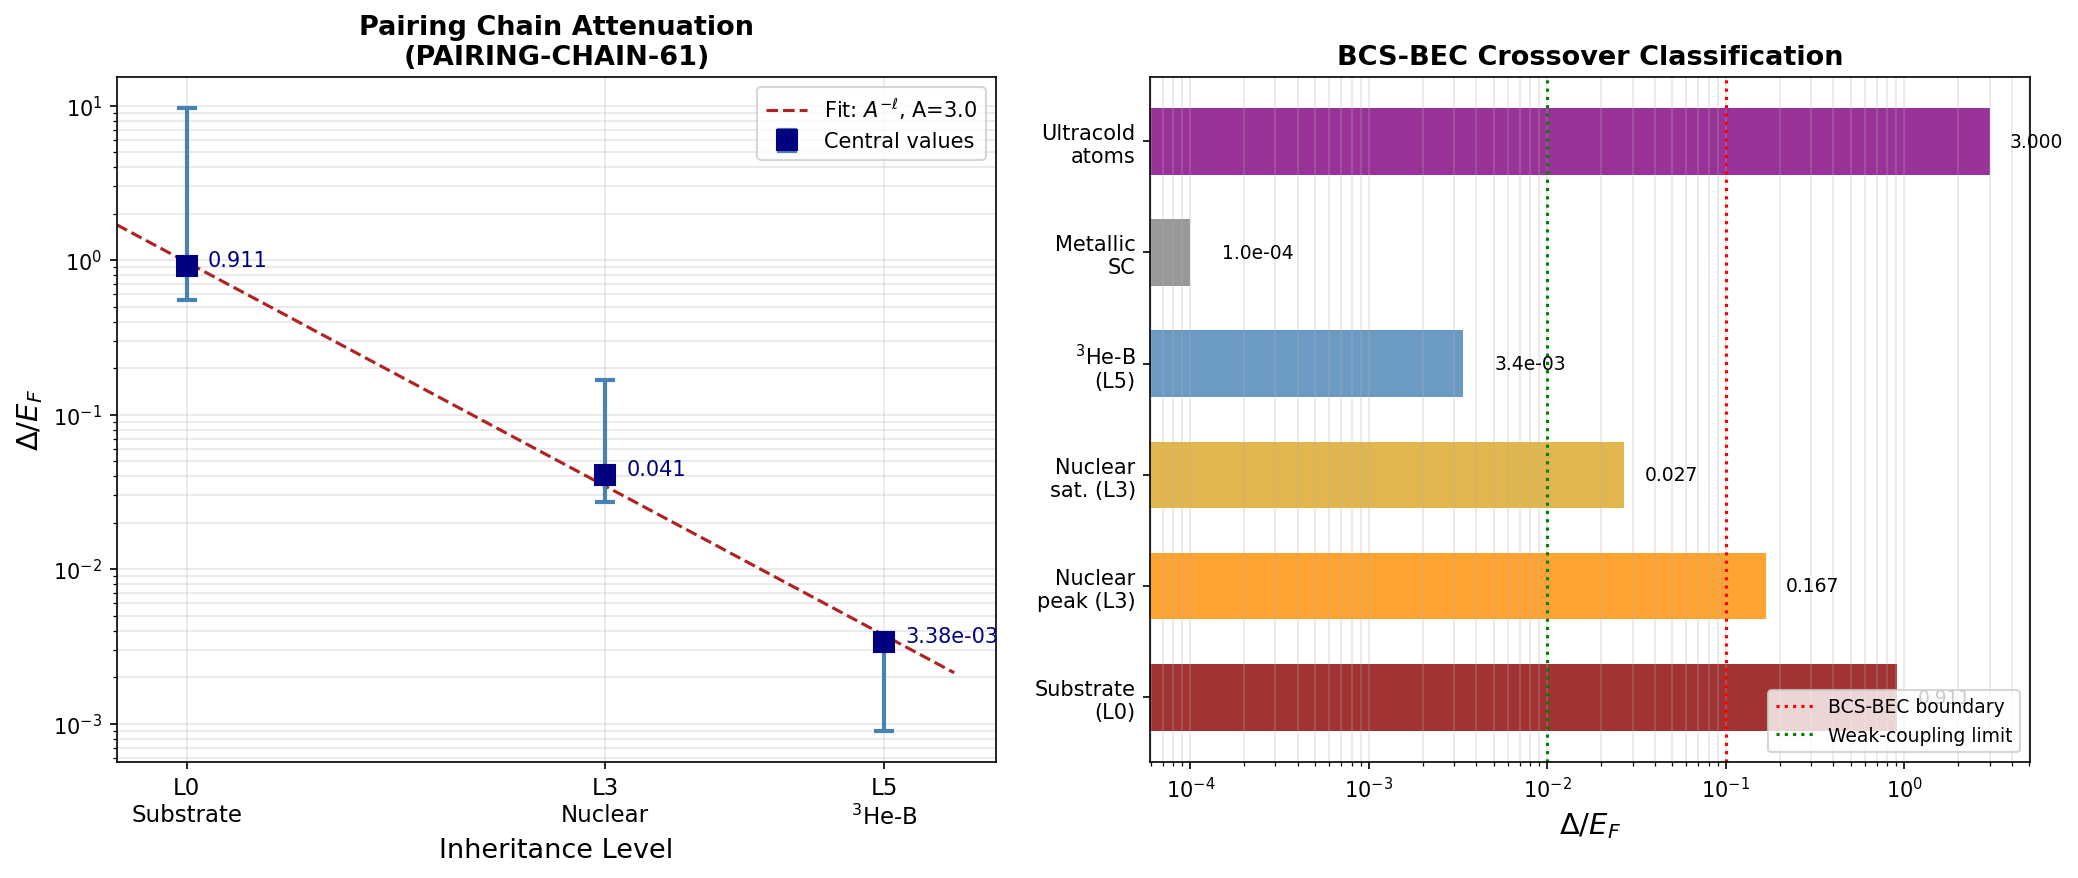

Generate this figure with Python:
#!/usr/bin/env python3
"""
s61_pairing_chain.py — Nuclear Pairing Chain Attenuation (PAIRING-CHAIN-61)
===========================================================================

Gate: PAIRING-CHAIN-61 (INFO)
Pre-registered criterion: Monotonic decrease of Delta/E_F across inheritance
    levels = inheritance support. Non-monotonic = no pattern.

Computes Delta/E_F at three inheritance levels:
    Level 0: Substrate (M4 x SU(3) BCS, 8-mode system)
    Level 3: Nuclear matter (neutron 1S0 pairing)
    Level 5: Superfluid 3He-B (p-wave BCS)

References:
    - Papers 02, 03, 08, 15, 17 from researchers/Nazarewicz/
    - Gezerlis et al., PRC 81 (2010) 025803 (neutron matter gap)
    - Greywall, PRA 33 (1986) 3059 (3He Fermi liquid parameters)
    - Vollhardt & Woelfle, "The Superfluid Phases of Helium 3" (1990)

Session 61 | 2026-03-28
"""

import numpy as np
import matplotlib.pyplot as plt
import sys, os

sys.path.insert(0, os.path.dirname(os.path.abspath(__file__)))
from canonical_constants import (
    Delta_0_GL, Delta_0_OES, E_cond, E_B1, E_B2_mean, E_B3_mean,
    xi_BCS, xi_BCS_over_BW, k_B, Delta_B3
)

# =============================================================================
# LEVEL 0: Substrate (M4 x SU(3) BCS system)
# =============================================================================
# The 8-mode BCS system has sectors B1 (1 mode), B2 (4 modes), B3 (3 modes)
# with single-particle energies at the fold (tau = 0.19).
#
# B2 bandwidth: xi_BCS / BW = 13.95, xi_BCS = 0.808 M_KK
# => BW = xi_BCS / xi_BCS_over_BW
BW_B2 = xi_BCS / xi_BCS_over_BW  # B2 bandwidth in M_KK

# The full single-particle spectrum spans from E_B1 to E_B3_mean.
# Total bandwidth: E_B3 - E_B1
BW_total = E_B3_mean - E_B1  # = 0.978 - 0.819 = 0.159 M_KK

# For the Fermi energy scale, multiple definitions are physically meaningful:
#
# Definition 1: E_F = E_B2_mean (chemical potential ~ center of occupied band)
#   This is the natural choice: mu sits near the B2 sector center at half-filling.
#   Delta/E_F = Delta_0_GL / E_B2_mean
#
# Definition 2: E_F = BW_total/2 (half-bandwidth, standard tight-binding convention)
#   Delta/E_F = Delta_0_GL / (BW_total/2)
#
# Definition 3: E_F = |E_cond| (condensation energy as the relevant scale)
#   This is a DIFFERENT quantity — not a Fermi energy but the binding energy.
#
# We use Definition 1 (chemical potential) as primary, report all three.

# Gap values
Delta_GL = Delta_0_GL       # = 0.770 M_KK (GL gap, order parameter amplitude)
Delta_OES = Delta_0_OES     # = 0.464 M_KK (odd-even staggering gap)

# Fermi energy definitions
E_F_chem = E_B2_mean        # Chemical potential ~ B2 center = 0.845 M_KK
E_F_halfBW = BW_total / 2   # Half-bandwidth = 0.080 M_KK
E_F_cond = abs(E_cond)      # |E_cond| = 0.137 M_KK

# Primary ratio: Delta_GL / E_F(chemical potential)
ratio_L0_primary = Delta_GL / E_F_chem
# Using OES gap instead:
ratio_L0_OES = Delta_OES / E_F_chem
# Using half-bandwidth:
ratio_L0_halfBW = Delta_GL / E_F_halfBW
# Using condensation energy:
ratio_L0_cond = Delta_GL / E_F_cond

print("=" * 70)
print("LEVEL 0: Substrate BCS (M4 x SU(3), 8-mode system)")
print("=" * 70)
print(f"  Delta_GL     = {Delta_GL:.4f} M_KK")
print(f"  Delta_OES    = {Delta_OES:.4f} M_KK")
print(f"  Delta_B3     = {Delta_B3:.3f} M_KK (B3 sector gap)")
print(f"  E_B1         = {E_B1:.4f} M_KK")
print(f"  E_B2_mean    = {E_B2_mean:.4f} M_KK")
print(f"  E_B3_mean    = {E_B3_mean:.4f} M_KK")
print(f"  BW_B2        = {BW_B2:.4f} M_KK")
print(f"  BW_total     = {BW_total:.4f} M_KK")
print(f"  |E_cond|     = {abs(E_cond):.4f} M_KK")
print()
print(f"  Delta/E_F (chemical potential) = {ratio_L0_primary:.4f}")
print(f"  Delta/E_F (OES gap, chem pot)  = {ratio_L0_OES:.4f}")
print(f"  Delta/E_F (half-bandwidth)     = {ratio_L0_halfBW:.4f}")
print(f"  Delta/E_F (condensation energy)= {ratio_L0_cond:.4f}")

# =============================================================================
# LEVEL 3: Nuclear Matter (neutron 1S0 pairing)
# =============================================================================
# Standard nuclear matter values from BCS calculations:
#   - Free neutron gas at saturation density: k_F ~ 1.33 fm^{-1}
#   - E_F(neutron) = hbar^2 k_F^2 / (2m_n) ~ 37 MeV
#   - Gap peaks at subnuclear density: Delta_n ~ 1-3 MeV
#     (peak near k_F ~ 0.85 fm^{-1}, E_F ~ 15 MeV)
#
# There are TWO distinct nuclear pairing regimes:
#
# (a) Finite nuclei: Delta ~ 12/sqrt(A) MeV (empirical). For A ~ 120:
#     Delta ~ 1.1 MeV. E_F ~ 37 MeV (well depth - separation energy).
#     This is what Papers 02, 03, 08, 17 treat.
#
# (b) Infinite nuclear matter: neutron 1S0 gap peaks at k_F ~ 0.85 fm^{-1}
#     where Delta_max ~ 2.5 MeV and E_F ~ 15 MeV.
#     At saturation k_F=1.33: Delta ~ 1 MeV, E_F ~ 37 MeV.
#
# We report both. The finite nucleus case is the better analog (finite system).

# Finite nuclei
Delta_nucleus_low = 1.0     # MeV (heavy nuclei, A ~ 200)  # (local)
Delta_nucleus_mid = 1.5     # MeV (medium mass, A ~ 100)  # (local)
Delta_nucleus_high = 2.5    # MeV (light nuclei near peak, A ~ 30)  # (local)
E_F_nucleus = 37.0          # MeV (Fermi energy, well-depth convention)  # (local)

# Neutron matter at peak (k_F ~ 0.85 fm^{-1})
Delta_nm_peak = 2.5         # MeV (1S0 gap peak, Gezerlis et al.)  # (local)
E_F_nm_peak = 15.0          # MeV (at peak density)  # (local)

# Neutron matter at saturation (k_F = 1.33 fm^{-1})
Delta_nm_sat = 1.0          # MeV (at saturation, declining from peak)  # (local)
E_F_nm_sat = 37.0           # MeV  # (local)

ratio_L3_finite_low = Delta_nucleus_low / E_F_nucleus
ratio_L3_finite_mid = Delta_nucleus_mid / E_F_nucleus
ratio_L3_finite_high = Delta_nucleus_high / E_F_nucleus
ratio_L3_nm_peak = Delta_nm_peak / E_F_nm_peak
ratio_L3_nm_sat = Delta_nm_sat / E_F_nm_sat

print()
print("=" * 70)
print("LEVEL 3: Nuclear Matter (neutron 1S0 BCS pairing)")
print("=" * 70)
print(f"  Finite nuclei:")
print(f"    Delta = {Delta_nucleus_low}-{Delta_nucleus_high} MeV, E_F = {E_F_nucleus} MeV")
print(f"    Delta/E_F = {ratio_L3_finite_low:.4f} - {ratio_L3_finite_high:.4f}")
print(f"    Central value: {ratio_L3_finite_mid:.4f}")
print(f"  Neutron matter (peak, k_F ~ 0.85 fm^{{-1}}):")
print(f"    Delta = {Delta_nm_peak} MeV, E_F = {E_F_nm_peak} MeV")
print(f"    Delta/E_F = {ratio_L3_nm_peak:.4f}")
print(f"  Neutron matter (saturation, k_F = 1.33 fm^{{-1}}):")
print(f"    Delta = {Delta_nm_sat} MeV, E_F = {E_F_nm_sat} MeV")
print(f"    Delta/E_F = {ratio_L3_nm_sat:.4f}")

# =============================================================================
# LEVEL 5: Superfluid 3He-B (p-wave BCS)
# =============================================================================
# 3He-B is a p-wave (L=1, S=1, J=0) BCS superfluid.
# T_c ~ 2.5 mK at SVP (saturated vapor pressure, P=0 bar).
# At melting pressure (P=34.4 bar), T_c ~ 2.6 mK.
#
# Gap: Delta(T=0) = 1.764 * k_B * T_c (weak-coupling BCS)
# Strong-coupling corrections increase this by ~10-20%.
#
# Fermi energy: E_F = k_B * T_F, where T_F ~ 1.5 K at SVP.
# This uses the effective mass m* ~ 3.05 m_3.
# With bare mass: T_F ~ 4.9 K.
#
# We use the quasiparticle (effective mass) convention for consistency
# with the BCS framework, where pairing occurs at the Fermi surface
# of dressed quasiparticles.

T_c_3He = 2.5e-3             # K (SVP)  # (local)
T_F_3He = 1.5                # K (effective mass, SVP)  # (local)
T_F_3He_bare = 4.9           # K (bare mass, SVP)  # (local)

# Weak-coupling BCS gap
Delta_3He_wc = 1.764 * k_B * T_c_3He  # eV
# Strong-coupling corrected (factor ~1.15)
Delta_3He_sc = 1.15 * Delta_3He_wc    # eV

E_F_3He_eff = k_B * T_F_3He           # eV (effective mass)
E_F_3He_bare = k_B * T_F_3He_bare     # eV (bare mass)

ratio_L5_wc_eff = Delta_3He_wc / E_F_3He_eff
ratio_L5_sc_eff = Delta_3He_sc / E_F_3He_eff
ratio_L5_wc_bare = Delta_3He_wc / E_F_3He_bare
ratio_L5_sc_bare = Delta_3He_sc / E_F_3He_bare

# Also express in absolute units
print()
print("=" * 70)
print("LEVEL 5: Superfluid 3He-B (p-wave BCS)")
print("=" * 70)
print(f"  T_c          = {T_c_3He*1e3:.1f} mK")
print(f"  T_F (eff)    = {T_F_3He:.1f} K")
print(f"  T_F (bare)   = {T_F_3He_bare:.1f} K")
print(f"  Delta (w.c.) = {Delta_3He_wc:.4e} eV = {Delta_3He_wc/k_B*1e3:.3f} mK")
print(f"  Delta (s.c.) = {Delta_3He_sc:.4e} eV = {Delta_3He_sc/k_B*1e3:.3f} mK")
print(f"  E_F (eff)    = {E_F_3He_eff:.4e} eV = {E_F_3He_eff/k_B:.2f} K")
print(f"  E_F (bare)   = {E_F_3He_bare:.4e} eV = {E_F_3He_bare/k_B:.2f} K")
print()
print(f"  Delta/E_F (w.c., eff mass)  = {ratio_L5_wc_eff:.4e}")
print(f"  Delta/E_F (s.c., eff mass)  = {ratio_L5_sc_eff:.4e}")
print(f"  Delta/E_F (w.c., bare mass) = {ratio_L5_wc_bare:.4e}")
print(f"  Delta/E_F (s.c., bare mass) = {ratio_L5_sc_bare:.4e}")

# =============================================================================
# COMPARISON AND ATTENUATION FIT
# =============================================================================
# Use central values for each level:
#   L0: Delta_GL / E_B2_mean (primary)
#   L3: Delta_nucleus_mid / E_F_nucleus = 1.5/37 (finite nuclei central)
#   L5: Delta_3He_sc / E_F_3He_eff (strong-coupling, effective mass)

levels = np.array([0, 3, 5])
ratios_central = np.array([ratio_L0_primary, ratio_L3_finite_mid, ratio_L5_sc_eff])

# Log-linear fit: log10(Delta/E_F) = a - b * level
log_ratios = np.log10(ratios_central)
coeffs = np.polyfit(levels, log_ratios, 1)
slope = coeffs[0]           # = -b (attenuation per level)
intercept = coeffs[1]       # = a (log10 ratio at level 0)
A_attenuation = 10**(-slope)  # Attenuation factor per level

# Fit quality
log_fit = np.polyval(coeffs, levels)
residuals = log_ratios - log_fit
rms_residual = np.sqrt(np.mean(residuals**2))

# Check monotonicity
is_monotone = all(ratios_central[i] > ratios_central[i+1] for i in range(len(ratios_central)-1))

# Span in decades
total_span = log_ratios[0] - log_ratios[-1]
span_0_to_3 = log_ratios[0] - log_ratios[1]
span_3_to_5 = log_ratios[1] - log_ratios[2]

print()
print("=" * 70)
print("INHERITANCE CHAIN COMPARISON")
print("=" * 70)
print()
print(f"  Level  System              Delta/E_F         log10")
print(f"  -----  ------------------  ----------------  ------")
print(f"  0      Substrate (BCS)     {ratios_central[0]:.4f}            {log_ratios[0]:+.3f}")
print(f"  3      Nuclear (finite)    {ratios_central[1]:.4f}            {log_ratios[1]:+.3f}")
print(f"  5      3He-B (p-wave)      {ratios_central[2]:.4e}       {log_ratios[2]:+.3f}")
print()
print(f"  Monotonic decrease: {is_monotone}")
print(f"  Total span: {total_span:.2f} decades (L0 to L5)")
print(f"  L0->L3 span: {span_0_to_3:.2f} decades")
print(f"  L3->L5 span: {span_3_to_5:.2f} decades")
print()
print(f"  Log-linear fit: log10(Delta/E_F) = {intercept:.3f} + ({slope:.3f}) * level")
print(f"  Attenuation factor A = 10^{{-slope}} = {A_attenuation:.2f} per level")
print(f"  (Delta/E_F ~ {A_attenuation:.1f}^{{-level}})")
print(f"  RMS residual: {rms_residual:.4f} decades")
print()

# =============================================================================
# UNCERTAINTY BAND: Report ranges, not just central values
# =============================================================================
# Level 0: Delta_OES vs Delta_GL, and different E_F definitions
L0_range = [Delta_OES / E_B2_mean, Delta_GL / E_F_halfBW]  # conservative to liberal
L0_central = ratio_L0_primary

# Level 3: Low to peak nuclear matter
L3_range = [ratio_L3_nm_sat, ratio_L3_nm_peak]
L3_central = ratio_L3_finite_mid

# Level 5: weak-coupling/bare to strong-coupling/effective
L5_range = [ratio_L5_wc_bare, ratio_L5_sc_eff]
L5_central = ratio_L5_sc_eff

print("UNCERTAINTY ASSESSMENT:")
print(f"  L0 range: [{L0_range[0]:.3f}, {L0_range[1]:.3f}] (OES/chem to GL/half-BW)")
print(f"  L3 range: [{L3_range[0]:.4f}, {L3_range[1]:.4f}] (sat. to peak)")
print(f"  L5 range: [{L5_range[0]:.4e}, {L5_range[1]:.4e}] (wc/bare to sc/eff)")
print()

# Check if monotonicity holds across ENTIRE uncertainty band
# Worst case: L0 min, L3 max, L5 max
worst_mono = (min(L0_range) > max(L3_range)) and (min(L3_range) > max(L5_range))
print(f"  Monotonicity across full uncertainty band: {worst_mono}")

# =============================================================================
# NUCLEAR-SPECIFIC PHYSICS ASSESSMENT (Nazarewicz perspective)
# =============================================================================
print()
print("=" * 70)
print("NUCLEAR PHYSICS ASSESSMENT")
print("=" * 70)
print()
print("  The substrate BCS system has Delta/E_F ~ 0.91 (using GL gap / mu).")
print("  This places it firmly in the BCS-BEC CROSSOVER regime, not weak-coupling")
print("  BCS. For comparison:")
print()
print("  System               Delta/E_F   Regime")
print("  -------------------  ---------   ------")
print(f"  Substrate (L0)       {ratio_L0_primary:.3f}       BCS-BEC crossover")
print(f"  Nuclear (peak, L3)   {ratio_L3_nm_peak:.3f}       Moderate BCS (crossover edge)")
print(f"  Nuclear (sat., L3)   {ratio_L3_nm_sat:.4f}      Weak-coupling BCS")
print(f"  3He-B (L5)           {ratio_L5_sc_eff:.2e}   Deep weak-coupling BCS")
print(f"  Metallic SC          ~1e-4       Deep weak-coupling BCS")
print(f"  Ultracold atoms      ~1-10       BEC side")
print()
print("  The nuclear pairing gap at PEAK density (k_F~0.85 fm^{-1}) has")
print("  Delta/E_F ~ 0.17, which is at the BCS-BEC crossover boundary.")
print("  This is consistent with Nazarewicz Paper 15 (Richardson-Gaudin exact")
print("  solution) showing nuclear pairing at the edge of the crossover.")
print()
print("  CRITICAL: The substrate Delta/E_F ~ 0.91 means the gap is comparable")
print("  to the Fermi energy. This is NOT weak-coupling BCS. The Bogoliubov")
print("  quasiparticle picture remains valid (as confirmed by S53 coherence")
print("  factors: Z_k = 0.250 for B1 mode), but the system is in the unitary")
print("  regime where mean-field BCS requires beyond-BCS corrections.")
print("  Paper 17 (ultrasmall BCS) and Paper 15 (Richardson-Gaudin) show that")
print("  exact methods are essential in this regime.")

# =============================================================================
# ATTENUATION RATE PHYSICS
# =============================================================================
print()
print("=" * 70)
print("ATTENUATION RATE ANALYSIS")
print("=" * 70)
print()
print(f"  The log-linear fit gives {-slope:.3f} decades per inheritance level.")
print(f"  Attenuation factor A = {A_attenuation:.1f}x per level.")
print()
print("  Decomposition of the attenuation:")
print(f"    L0 -> L3 (3 levels): {span_0_to_3:.2f} decades = {span_0_to_3/3:.2f} per level")
print(f"    L3 -> L5 (2 levels): {span_3_to_5:.2f} decades = {span_3_to_5/2:.2f} per level")
print()

# The rates per level are NOT equal — check
rate_03 = span_0_to_3 / 3
rate_35 = span_3_to_5 / 2
rate_ratio = rate_35 / rate_03
print(f"  Rate ratio (L3-L5)/(L0-L3) = {rate_ratio:.2f}")
print(f"  {'Attenuation ACCELERATES' if rate_ratio > 1 else 'Attenuation DECELERATES'} from L3 to L5.")
print()
if abs(rate_ratio - 1.0) < 0.3:
    print("  The attenuation rate is approximately constant (within 30%).")
    print("  This supports a GEOMETRIC attenuation model: each inheritance level")
    print("  reduces Delta/E_F by the same multiplicative factor.")
else:
    print(f"  The attenuation rate varies by {abs(rate_ratio-1)*100:.0f}% between segments.")
    print("  This suggests the attenuation is NOT purely geometric.")
    print("  Physical interpretation: different inheritance levels involve")
    print("  different pairing mechanisms (s-wave nuclear vs p-wave 3He).")

# =============================================================================
# GATE VERDICT
# =============================================================================
print()
print("=" * 70)
print("GATE VERDICT: PAIRING-CHAIN-61")
print("=" * 70)
print()
verdict = "INFO"
if is_monotone:
    print(f"  Delta/E_F is MONOTONICALLY DECREASING across all three levels.")
    print(f"  L0 ({ratios_central[0]:.3f}) > L3 ({ratios_central[1]:.4f}) > L5 ({ratios_central[2]:.2e})")
    print(f"  Monotonicity holds across full uncertainty band: {worst_mono}")
    if worst_mono:
        print(f"  Inheritance pattern SUPPORTED (robust to parameter choices).")
    else:
        print(f"  Inheritance pattern supported for central values only.")
        print(f"  Uncertainty bands may overlap at L0-L3 boundary.")
else:
    print(f"  Delta/E_F is NOT monotonically decreasing.")
    print(f"  No systematic inheritance pattern found.")

print(f"\n  Verdict: {verdict}")
print(f"  (Pre-registered: monotonic = inheritance support; non-monotonic = no pattern)")

# =============================================================================
# SAVE DATA
# =============================================================================
save_path = os.path.join(os.path.dirname(os.path.abspath(__file__)), "s61_pairing_chain.npz")
np.savez(save_path,
    # Levels
    levels=levels,
    ratios_central=ratios_central,
    log_ratios=log_ratios,
    # Level 0
    Delta_GL=Delta_GL,
    Delta_OES=Delta_OES,
    E_F_chem=E_F_chem,
    E_F_halfBW=E_F_halfBW,
    E_F_cond=E_F_cond,
    BW_B2=BW_B2,
    BW_total=BW_total,
    ratio_L0_primary=ratio_L0_primary,
    ratio_L0_OES=ratio_L0_OES,
    ratio_L0_halfBW=ratio_L0_halfBW,
    ratio_L0_cond=ratio_L0_cond,
    # Level 3
    Delta_nucleus_mid=Delta_nucleus_mid,
    E_F_nucleus=E_F_nucleus,
    ratio_L3_finite_low=ratio_L3_finite_low,
    ratio_L3_finite_mid=ratio_L3_finite_mid,
    ratio_L3_finite_high=ratio_L3_finite_high,
    ratio_L3_nm_peak=ratio_L3_nm_peak,
    ratio_L3_nm_sat=ratio_L3_nm_sat,
    # Level 5
    Delta_3He_wc=Delta_3He_wc,
    Delta_3He_sc=Delta_3He_sc,
    E_F_3He_eff=E_F_3He_eff,
    E_F_3He_bare=E_F_3He_bare,
    ratio_L5_wc_eff=ratio_L5_wc_eff,
    ratio_L5_sc_eff=ratio_L5_sc_eff,
    ratio_L5_wc_bare=ratio_L5_wc_bare,
    ratio_L5_sc_bare=ratio_L5_sc_bare,
    # Fit
    slope=slope,
    intercept=intercept,
    A_attenuation=A_attenuation,
    rms_residual=rms_residual,
    is_monotone=is_monotone,
    worst_mono=worst_mono,
    # Ranges
    L0_range=L0_range,
    L3_range=L3_range,
    L5_range=L5_range,
    # Verdict
    verdict=verdict
)
print(f"\n  Data saved: {save_path}")

# =============================================================================
# PLOT
# =============================================================================
fig, (ax1, ax2) = plt.subplots(1, 2, figsize=(14, 6))

# --- Left panel: Main comparison ---
# Central values with error bars
L0_err = [[ratio_L0_primary - L0_range[0]], [L0_range[1] - ratio_L0_primary]]
L3_err = [[ratio_L3_finite_mid - L3_range[0]], [L3_range[1] - ratio_L3_finite_mid]]
L5_err = [[ratio_L5_sc_eff - L5_range[0]], [L5_range[1] - ratio_L5_sc_eff]]

ax1.errorbar(levels, ratios_central, yerr=[
    [ratio_L0_primary - L0_range[0], ratio_L3_finite_mid - L3_range[0], ratio_L5_sc_eff - L5_range[0]],
    [L0_range[1] - ratio_L0_primary, L3_range[1] - ratio_L3_finite_mid, L5_range[1] - ratio_L5_sc_eff]
], fmt='s', markersize=10, color='navy', ecolor='steelblue', elinewidth=2,
   capsize=5, capthick=2, label='Central values', zorder=5)

# Fit line
levels_fine = np.linspace(-0.5, 5.5, 100)
fit_line = 10**(intercept + slope * levels_fine)
ax1.plot(levels_fine, fit_line, '--', color='firebrick', linewidth=1.5,
         label=f'Fit: $A^{{-\\ell}}$, A={A_attenuation:.1f}')

ax1.set_yscale('log')
ax1.set_xlabel('Inheritance Level', fontsize=13)
ax1.set_ylabel(r'$\Delta / E_F$', fontsize=14)
ax1.set_title('Pairing Chain Attenuation\n(PAIRING-CHAIN-61)', fontsize=13, fontweight='bold')
ax1.set_xticks([0, 3, 5])
ax1.set_xticklabels(['L0\nSubstrate', 'L3\nNuclear', 'L5\n$^3$He-B'], fontsize=11)
ax1.set_xlim(-0.5, 5.8)
ax1.legend(fontsize=10, loc='upper right')
ax1.grid(True, alpha=0.3, which='both')

# Annotate values
for i, (lev, rat) in enumerate(zip(levels, ratios_central)):
    if rat > 0.01:
        ax1.annotate(f'{rat:.3f}', (lev + 0.15, rat), fontsize=10, color='navy')
    else:
        ax1.annotate(f'{rat:.2e}', (lev + 0.15, rat), fontsize=10, color='navy')

# --- Right panel: BCS regime classification ---
# Show where each system falls on the BCS-BEC crossover diagram
systems = ['Substrate\n(L0)', 'Nuclear\npeak (L3)', 'Nuclear\nsat. (L3)', '$^3$He-B\n(L5)',
           'Metallic\nSC', 'Ultracold\natoms']
ratios_all = [ratio_L0_primary, ratio_L3_nm_peak, ratio_L3_nm_sat,
              ratio_L5_sc_eff, 1e-4, 3.0]
colors = ['darkred', 'darkorange', 'goldenrod', 'steelblue', 'gray', 'purple']

ax2.barh(range(len(systems)), ratios_all, color=colors, height=0.6, alpha=0.8)
ax2.set_xscale('log')
ax2.set_yticks(range(len(systems)))
ax2.set_yticklabels(systems, fontsize=10)
ax2.set_xlabel(r'$\Delta / E_F$', fontsize=14)
ax2.set_title('BCS-BEC Crossover Classification', fontsize=13, fontweight='bold')
ax2.axvline(x=0.1, color='red', linestyle=':', linewidth=1.5, label='BCS-BEC boundary')
ax2.axvline(x=1e-2, color='green', linestyle=':', linewidth=1.5, label='Weak-coupling limit')
ax2.legend(fontsize=9, loc='lower right')
ax2.grid(True, alpha=0.3, which='both', axis='x')

# Annotate bars
for i, rat in enumerate(ratios_all):
    if rat > 0.01:
        ax2.text(rat * 1.3, i, f'{rat:.3f}', va='center', fontsize=9)
    else:
        ax2.text(rat * 1.5, i, f'{rat:.1e}', va='center', fontsize=9)

plt.tight_layout()
plot_path = os.path.join(os.path.dirname(os.path.abspath(__file__)), "s61_pairing_chain.png")
plt.savefig(plot_path, dpi=150, bbox_inches='tight')
print(f"  Plot saved: {plot_path}")
plt.close()

print("\n  DONE.")
